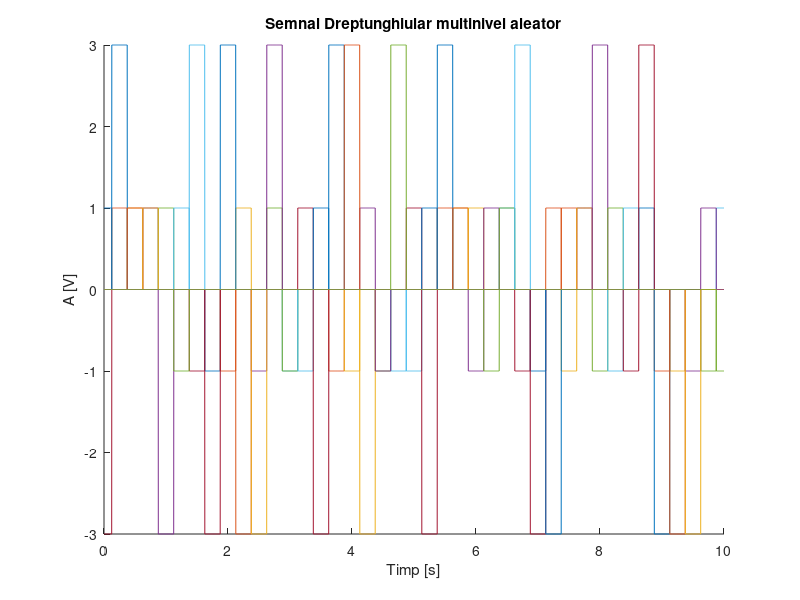
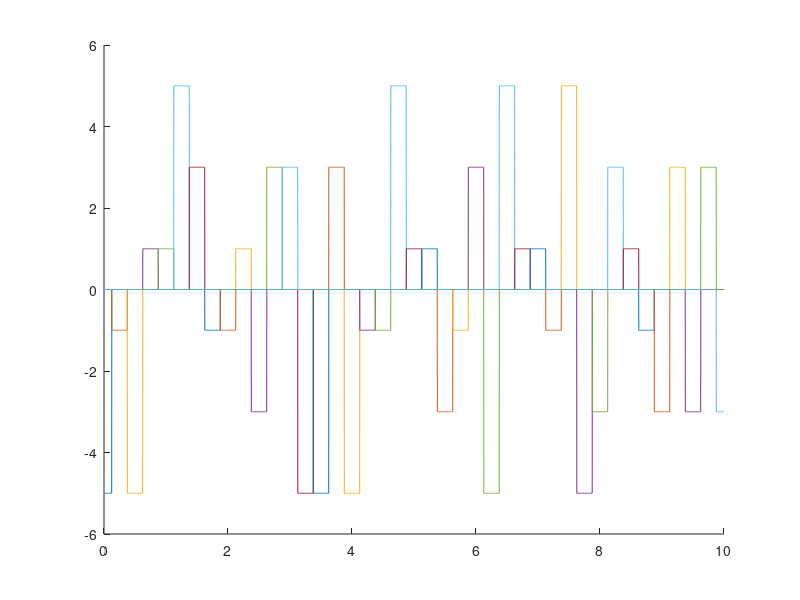
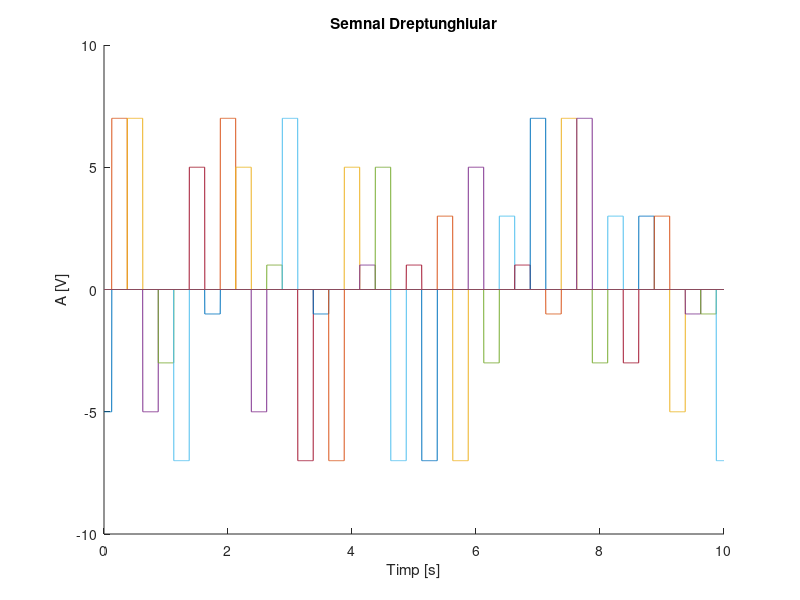
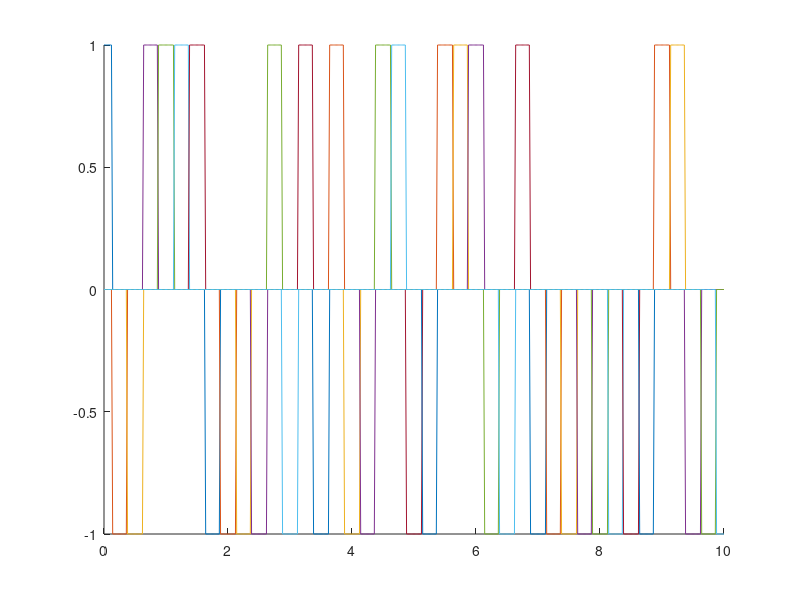

Recreate these plots in MATLAB, in order.
%Problema 3 tema de casa.
%a)
% rezolutie temporala de 2ms
t1=0:0.002:10;
nivel1 = [ -1 1 ];
%nivel1 este dupa cum l-am si denumit primul vecor cu 2 valori: 1 si -1

hold on
%Folosim hold on pentru a retine graficul curent si pentru a adauga in
%aceeasi fereastra alte reprezentari grafice, pana se aplica "hold off"
for n=0:0.25:10
y = datasample(nivel1, 1);
plot(t1, y*rectpuls(t1-n, 0.25))
end
%plot(x,y)reprezinta grafic y in functie de x
%y = datasample(data,k) returneaza k observatii extrase aleator din matricea/vectorul data
%y = rectpuls(t,w)genereaza un impuls unitate (A=1) dreptunghiular de durata w centrat in t
figure(1)
title('Semnal Dreptunghiular multinivel aleator')
%title scrie deasupra graficului un text
xlabel('Timp [s]')
%xlabel-textul devine eticheta de pe abscisa
ylabel('A [V]')
%ylabel-textul text devine eticheta de pe ordonata

hold off
%b)
nivel2 = [ -3 -1 1 3 ];
%nivel2 este cel de-al doilea vecor cu 4 valori: -3 ,-1, 1, 3
hold on
for n=0:0.25:10
y = datasample(nivel2, 1);
plot(t1, y*rectpuls(t1-n, 0.25))
end
title('Semnal Dreptunghiular multinivel aleator')
xlabel('Timp [s]')
ylabel('A [V]')

figure(2)

hold off

%c)
nivel3 = [ -5 -3 -1 1 3 5 ];

hold on
for n=0:0.25:10
y = datasample(nivel3, 1);
plot(t1, y*rectpuls(t1-n, 0.25))
end
figure(3)
title('Semnal Dreptunghiular multinivel aleator')
xlabel('Timp [s]')
ylabel('A [V]')

hold off

%d)
nivel4 = [ -7 -5 -3 -1 1 3 5 7];
hold on
for n=0:0.25:40
y = datasample(nivel4, 1);
plot(t1, y*rectpuls(t1-n, 0.25))
end
title('Semnal Dreptunghiular')
xlabel('Timp [s]')
ylabel('A [V]')
figure(4)
hold off

%a) pentru t = 0:0.02:10
t2=0:0.02:10;
nivel1 = [ -1 1 ];
hold on
for n=0:0.25:10
y = datasample(nivel1, 1);
plot(t2, y*rectpuls(t2-n, 0.25))
end
figure(5)
title('Semnal Dreptunghiular multinivel aleator')
xlabel('Timp [s]')
ylabel('A [V]')

hold off

%b)
nivel2 = [ -3 -1 1 3 ];
hold on
for n=0:0.25:10
y = datasample(nivel2, 1);
plot(t2, y*rectpuls(t2-n, 0.25))
end
title('Semnal Dreptunghiular multinivel aleator')
xlabel('Timp [s]')
ylabel('A [V]')

figure(6)

hold off

%c)
nivel3 = [ -5 -3 -1 1 3 5 ];

hold on
for n=0:0.25:10
y = datasample(nivel3, 1);
plot(t2, y*rectpuls(t2-n, 0.25))
end
figure(7)
title('Semnal Dreptunghiular multinivel aleator')
xlabel('Timp [s]')
ylabel('A [V]')

hold off

%d)
nivel4 = [ -7 -5 -3 -1 1 3 5 7];
hold on
for n=0:0.25:40
y = datasample(nivel4, 1);
plot(t2, y*rectpuls(t2-n, 0.25))
end
title('Semnal Dreptunghiular')
xlabel('Timp [s]')
ylabel('A [V]')
figure(8)
hold off

% a) pentru t = 0.2 s
t3=0:0.2:10;
nivel1 = [ -1 1 ];
hold on
for n=0:0.25:10
y = datasample(nivel1, 1);
plot(t3, y*rectpuls(t3-n, 0.25))
end
figure(9)
title('Semnal Dreptunghiular multinivel aleator')
xlabel('Timp [s]')
ylabel('A [V]')

hold off

%b)
nivel2 = [ -3 -1 1 3 ];
hold on
for n=0:0.25:10
y = datasample(nivel2, 1);
plot(t3, y*rectpuls(t3-n, 0.25))
end
title('Semnal Dreptunghiular multinivel aleator')
xlabel('Timp [s]')
ylabel('A [V]')

figure(10)

hold off

%c)
nivel3 = [ -5 -3 -1 1 3 5 ];

hold on
for n=0:0.25:10
y = datasample(nivel3, 1);
plot(t3, y*rectpuls(t3-n, 0.25))
end
figure(11)
title('Semnal Dreptunghiular multinivel aleator')
xlabel('Timp [s]')
ylabel('A [V]')

hold off

%d)
nivel4 = [ -7 -5 -3 -1 1 3 5 7];
hold on
for n=0:0.25:40
y = datasample(nivel4, 1);
plot(t3, y*rectpuls(t3-n, 0.25))
end
title('Semnal Dreptunghiular')
xlabel('Timp [s]')
ylabel('A [V]')
figure(12)
hold off

